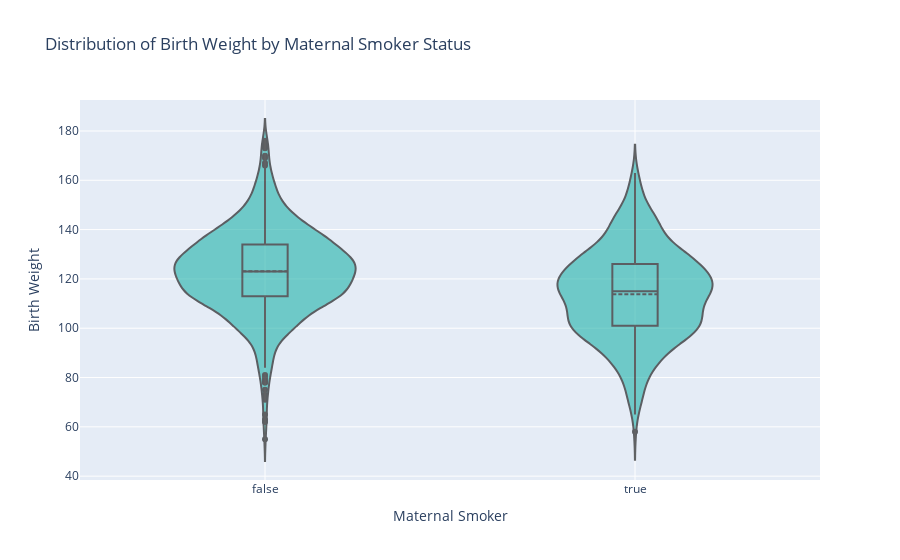

Notebook cell for this chart:
### Code cell
import plotly.express as px
import pandas as pd


baby = pd.read_csv('data/baby.csv')
baby.head(2)


import plotly.graph_objects as go
fig = go.Figure(data=go.Violin(x= baby['Maternal Smoker'], y= baby['Birth Weight'], box_visible=True,
                               line_color='black',
                               meanline_visible=True, fillcolor='lightseagreen', opacity=0.6,
                               ))
fig.update_layout(title='Distribution of Birth Weight by Maternal Smoker Status',xaxis_title='Maternal Smoker',yaxis_title='Birth Weight')
fig.update_layout(yaxis_zeroline=True, xaxis_showgrid=True, yaxis_showgrid=True)
fig.show()

### Figure 1 — Plotly figure (JSON) as saved in the notebook; plotly's stock layout.template omitted (floating-point values rounded to 4 significant figures; data arrays with more than 128 entries replaced by an {"elided": "..."} marker saying what was removed)
{"data": [{"box": {"visible": true}, "fillcolor": "lightseagreen", "line": {"color": "black"}, "meanline": {"visible": true}, "opacity": 0.6, "type": "violin", "x": {"elided": "1174 bool values"}, "y": {"elided": "1174 int values"}}], "layout": {"title": {"text": "Distribution of Birth Weight by Maternal Smoker Status"}, "xaxis": {"showgrid": true, "title": {"text": "Maternal Smoker"}}, "yaxis": {"showgrid": true, "title": {"text": "Birth Weight"}, "zeroline": true}}}
